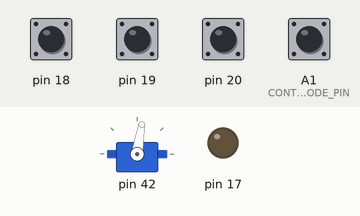
This sketch was run on a simulated Arduino Mega 2560, built with avr-gcc and run on an emulated ATmega2560. Parts: servo, output pins drawn as LEDs (lit = HIGH). The test bench sets the inputs (shaded band); at power-on: pin 18–20 HIGH, A1 (CONTROL_MODE_PIN) LOW.

Above: at 3.8 s.
3.9 s: pin 19 pulled LOW for 0.15 s
At 4.2 s:
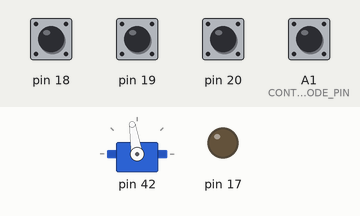
Timing chart, 0 to 6.9 s (numbered marks = the images above; inputs shaded):
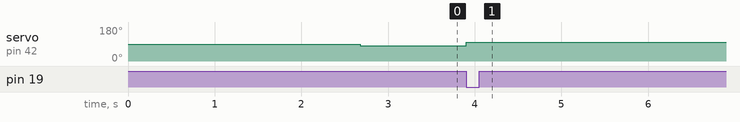

Measured:
- after the input at 3.9 s, servo on pin 42: 81° → 99° at once

The sketch:

UAV_Controller_Project.ino
```cpp
/*
 Name:		UAV_Controller_Project.ino
 Created:	8/18/2016 1:02:53 PM
 Author:	Jamie Spyker
*/

// ALL #INCLUDES GO HERE, ONLY HIGH LEVEL! Low level #includes go in respective classes as required

#include "state.h"
#include "sensors.h"
#include "logging.h"
#include "motorController.h"
#include "UAVControl.h"
#include "config.h"

State state;

Sensors sensors;
UAVControl UAVcontrol;
MotorController motorController;
Logging logging;

unsigned long main_loop_polled_time;
short logging_counter;

void setup()
{
	state.init();
	logging.init(state, 19200); //NEED THIS TO BE AN OPTIONAL ARGUMENT LATER, ALSO INCREASE BAUD RATE
	UAVcontrol.init(state);
	sensors.init(state);
	motorController.init(state);

	main_loop_polled_time = millis();
	logging_counter = 0;
}

void loop()
{

 if (millis() - main_loop_polled_time >= MAIN_LOOP_FREQUENCY)
 {
	main_loop_polled_time = millis();

	sensors.update(state);
	UAVcontrol.update(state);
	motorController.update(state);
	//logging.incrementLogNo();

	//if (logging_counter >= LOG_INTERVAL)
	//{
	logging.update(state);
  //logging.writeSerial(state);
	//	logging_counter = 0;
	//}
	//logging_counter++;


		// 16 MHz  / 1024
 }
}
```

PID.cpp
```cpp
#include "PID.h"

// Create a new sensors class
PID::PID()
{

}

// Init the PID controller
void PID::init(float new_kp, float new_ki, float new_kd,int new_setpoint, int new_output_limit_min, int new_output_limit_max)
{
	// init the setpoint
	setpoint = new_setpoint;
	kp = new_kp;
	ki = new_ki;
	kd = new_kp;
	error_sum = 0;
	error_previous = 0;
	error_difference = 0;
  output_limit_min = new_output_limit_min;
  output_limit_max = new_output_limit_max;
  error_sum_limit = (output_limit_max - output_limit_min)/ki;
}

int PID::update(int input)
{
	/* Timestep */
	time = millis();
	timestep = ((float)(time - time_previous))/(1000.0);
	time_previous = time;

	/* Compute all error variables */
	error = setpoint - input;
	error_sum += error*timestep;
	error_difference = (error - error_previous)/timestep;

  /* Limit the integral */
  if (error_sum > error_sum_limit) { error_sum = error_sum_limit; }
  else if (error_sum < -error_sum_limit) { error_sum = -error_sum_limit; }

  /* Median filter the differential error, to reduce noise amplification */
  differential_median_filter.add(error_difference);
  error_difference = differential_median_filter.getAverage();

	/* Compute each part of the PID error */
	kp_error_altitude = kp*error;
	ki_error_altitude = ki*error_sum;
	kd_error_altitude = kd*error_difference;

	/* Compute PID output_iterator */
	output = kp_error_altitude + ki_error_altitude + kd_error_altitude;

  /* Limit the output between two variables */
  if (output >= output_limit_max) { output = output_limit_max; }
  if (output <= output_limit_min) { output = output_limit_min; }

	/* Record variables for next loop */
	error_previous = error;

	return output;
}

void PID::setSetpoint(int new_setpoint)
{
	setpoint = new_setpoint;
}

void PID::setOutputLimits(int min_limit, int max_limit)
{
  output_limit_min = min_limit;
  output_limit_max = max_limit;
}

void PID::setErrorSumLimit(int new_error_sum_limit)
{
  error_sum_limit = new_error_sum_limit;
}

float PID::getErrorP()
{
  return kp_error_altitude;
}

float PID::getErrorI()
{
  return ki_error_altitude;
}

float PID::getErrorD()
{
  return kd_error_altitude;
}

void PID::resetIntegral()
{
  error_sum = 0;
}
```

PID.h
```cpp
#ifndef PID_H
#define PID_H

#include <stdint.h>
#include <Arduino.h>
#include "runningMedian.h"

#define DIFFERENTIAL_MEDIAN_DEFAULT_BUFFER 3

class PID {
	private:
		int setpoint;
		float kp;
		float ki;
		float kd;
		float input;
		float output;
    float error;
		float error_sum;
		float error_previous;
		float error_difference;
		float kp_error_altitude;
		float ki_error_altitude;
		float kd_error_altitude;
		float timestep;
		unsigned long time_previous;
		unsigned long time;
    int output_limit_min;
    int output_limit_max;
    int error_sum_limit;
    RunningMedian differential_median_filter = RunningMedian(DIFFERENTIAL_MEDIAN_DEFAULT_BUFFER);
	public:
		PID();
		void init(float new_kp, float new_ki, float new_kd,int new_setpoint=0, int new_output_limit_min=0, int new_output_limit_max=255);
		int update(int input);
		void setSetpoint(int new_setpoint);
    void setOutputLimits(int min_limit, int max_limit);
    void setErrorSumLimit(int new_error_sum_limit);
    void resetIntegral();

    float getErrorP();
    float getErrorI();
    float getErrorD();

};

#endif
```

PWMInterrupt.cpp
```cpp
#include "PWMInterrupt.h"

// Create classes for each PWM input pin
PWMInterrupt PWMRead0(0);
PWMInterrupt PWMRead1(1);
PWMInterrupt PWMRead2(2);
PWMInterrupt PWMRead3(3);
PWMInterrupt PWMRead4(4);
PWMInterrupt PWMRead5(5);
PWMInterrupt PWMRead6(6);
PWMInterrupt PWMRead7(7);

// Interrupt Functions
void PWMInterrupt0() { PWMRead0.change(); }
void PWMInterrupt1() { PWMRead1.change(); }
void PWMInterrupt2() { PWMRead2.change(); }
void PWMInterrupt3() { PWMRead3.change(); }
void PWMInterrupt4() { PWMRead4.change(); }
void PWMInterrupt5() { PWMRead5.change(); }
void PWMInterrupt6() { PWMRead6.change(); }
void PWMInterrupt7() { PWMRead7.change(); }

typedef void (*FunctionPointer) (void);

// Create a lookup table contatining all interrupt functions
FunctionPointer PWMInterruptLookup[] =
{
	PWMInterrupt0,
	PWMInterrupt1,
	PWMInterrupt2,
	PWMInterrupt3,
	PWMInterrupt4,
	PWMInterrupt5,
	PWMInterrupt6,
	PWMInterrupt7,
};

// Create a new PWM interrupt class
PWMInterrupt::PWMInterrupt(byte newInterruptIndex)
{
	interruptIndex = newInterruptIndex;
}


// Attach an interrupt to a certain pin to listen for interrupts
void PWMInterrupt::init(byte newInterruptPin)
{
	interruptPin = newInterruptPin;
	pinMode(interruptPin, INPUT_PULLUP);
	attachInterrupt(digitalPinToInterrupt(interruptPin), PWMInterruptLookup[interruptIndex], CHANGE);
}

// Interrupt function that detects when the PWM input has changed and records times.
void PWMInterrupt::change()
{
  if (digitalRead(interruptPin) == LOW)
  {
    usTimeTotal = micros() - usTimeStart;
    medianFilter.add(usTimeTotal);
  }
  else
  {
    usTimeStart = micros();
  }
}

// Returns the current width of the incoming PWM signal
int PWMInterrupt::getTime()
{
	return usTimeTotal;
}

// Returns the median of the incoming PWM signal, range of prior values used is set in #define MEDIAN_BUFFER_SIZE
int PWMInterrupt::getMedianTime()
{
   return medianFilter.getMedian();
}
```

PWMInterrupt.h
```cpp
#ifndef PWMINTERRUPT_H
#define PWMINTERRUPT_H

#include <stdint.h>
#include <Arduino.h>
#include "runningMedian.h"

#define MEDIAN_BUFFER_SIZE 1

class PWMInterrupt {
	private:
		byte interruptIndex;
		byte interruptPin;
		bool state;
		unsigned long usTimeStart;
		int usTimeTotal;
		RunningMedian medianFilter = RunningMedian(MEDIAN_BUFFER_SIZE);
    public:
		PWMInterrupt(byte newInterruptIndex);
		void init(byte newInterruptPin);
		void change();
		int getTime();
		int getMedianTime();
};

extern PWMInterrupt PWMRead0;
extern PWMInterrupt PWMRead1;
extern PWMInterrupt PWMRead2;
extern PWMInterrupt PWMRead3;
extern PWMInterrupt PWMRead4;
extern PWMInterrupt PWMRead5;
extern PWMInterrupt PWMRead6;
extern PWMInterrupt PWMRead7;

#endif
```

UAVControl.cpp
```cpp
#include "UAVControl.h"

// Create a new sensors class
UAVControl::UAVControl()
{
}

// Init all the sensors
void UAVControl::init(State& state)
{
  // Define the desired setpoint
  altitude_setpoint = ALTITUDE_DESIRED_HOVER_HEIGHT;
  // Get the ultrasonic sensor time.
  altitude_input = state.altitude_sensor;
  altitudePID.setOutputLimits(0,1000);
  altitudePID.init(ALTITUDE_KP, ALTITUDE_KI, ALTITUDE_KD, altitude_setpoint, ALTITUDE_PID_LIMIT_MIN, ALTITUDE_PID_LIMIT_MAX);

  // Wall Distance
  wall_distance_setpoint = WALL_DISTANCE_DESIRED;
  // Get initial ultrasonic distance
  wall_distance_input = (state.forward_sensor1 + state.forward_sensor2)/2;
  wall_distance_PID.setOutputLimits(-50,50);
  wall_distance_PID.init(DISTANCE_KP, DISTANCE_KI, DISTANCE_KD, wall_distance_setpoint, DISTANCE_PID_LIMIT_MIN, DISTANCE_PID_LIMIT_MAX);

  // Startup delay, sensors provide wrong values when starting up
  startup_delay = STARTUP_SENSOR_IGNORE;

}

void UAVControl::update(State& state)
{
 // Check the current control mode and update the state.
 state.control_mode = digitalRead(CONTROL_MODE_PIN);

 // Read the altitude sensor to determine current height
 altitude_input = state.altitude_sensor;

 // Read the distance sensor to determine distance from wall
 wall_distance_input = (state.forward_sensor1 + state.forward_sensor2)/2;

 // Ignore the first STARTUP_SENSOR_IGNORE sensor reads, as first reads can be inaccurate
 if (startup_delay >= 0) { altitude_input = ALTITUDE_DESIRED_HOVER_HEIGHT; startup_delay--;}

 // Set integral to 0 if in Manual Mode
 if (state.control_mode == MANUAL_CONTROL) { altitudePID.resetIntegral(); }

 // Use altitude PID to converge towards desired
 /*
 altitude_output = altitudePID.update(altitude_input);
 state.kp_error_altitude = altitudePID.getErrorP();
 state.ki_error_altitude = altitudePID.getErrorI();
 state.kd_error_altitude = altitudePID.getErrorD();

 state.throttle_control = altitude_output+PWM_LIMIT_MIN;
 if (state.throttle_control >= THROTTLE_LIMIT)
 {
   state.throttle_control = THROTTLE_LIMIT;
 }
 */

// Use distance PID to converge towards desired distance
wall_distance_output = (wall_distance_PID.update(wall_distance_input))*-1;
state.kp_error_wall_distance = wall_distance_PID.getErrorP();
state.ki_error_wall_distance = wall_distance_PID.getErrorI();
state.kd_error_wall_distance = wall_distance_PID.getErrorD();

state.pitch_control = wall_distance_output+PWM_NEUTRAL;

}
```

UAVControl.h
```cpp
#ifndef UAVCONTROL_H
#define UAVCONTROL_H

#include <stdint.h>
#include <Arduino.h>
#include "state.h"
#include "PID.h"
#include "motorController.h"
#include "config.h"

#define ALTITUDE_PID_LIMIT_MIN 0
#define ALTITUDE_PID_LIMIT_MAX 1000
#define DISTANCE_PID_LIMIT_MIN -50
#define DISTANCE_PID_LIMIT_MAX 50

class UAVControl {
  private:
    int altitude_setpoint,  altitude_input,  altitude_output;
    PID altitudePID;
    int startup_delay;
    int wall_distance_setpoint, wall_distance_input, wall_distance_output;
    PID wall_distance_PID;

  public:
	  UAVControl();
	  void init(State& state);
    void update(State& state);

};

#endif
```

UAVscheduler.cpp
```cpp
#include "UAVscheduler.h"

// Create a new sensors class
UAVscheduler::UAVscheduler()
{
}
```

UAVscheduler.h
```cpp
#ifndef UAV_SCHEDULER_H
#define UAV_SCHEDULER_H

#include <stdint.h>
#include <Arduino.h>

class UAVscheduler {
  private:

  public:
  bool loggingInterval();
  bool mainLoopFrequency();
	UAVscheduler();
};

#endif
```

logging.cpp
```cpp
#include "logging.h"

// Create a new sensors class
Logging::Logging()
{

}

// Init all the sensors
void Logging::init(State& state, int baud)
{
  logNo = 0;

  LOGGING_SERIAL_PORT.begin(baud);
  delay(2500); // DELAY TO ALLOW TO START UP
  LOGGING_SERIAL_PORT.print("Initiating logging...");

  LOGGING_SERIAL_PORT.println("Successful! Initial Values as follows:");

  LOGGING_SERIAL_PORT.print(ALTITUDE_KP);
  LOGGING_SERIAL_PORT.print(" ");
  LOGGING_SERIAL_PORT.print(ALTITUDE_KI);
  LOGGING_SERIAL_PORT.print(" ");
  LOGGING_SERIAL_PORT.print(ALTITUDE_KD);
  LOGGING_SERIAL_PORT.print(" ");
  LOGGING_SERIAL_PORT.print(THROTTLE_LIMIT);
  LOGGING_SERIAL_PORT.print(" ");
  LOGGING_SERIAL_PORT.print(ALTITUDE_PID_GAIN_RATIO);
  LOGGING_SERIAL_PORT.print(" ");
  LOGGING_SERIAL_PORT.print(ALTITUDE_DESIRED_HOVER_HEIGHT);
  LOGGING_SERIAL_PORT.println(" ");

  LOGGING_SERIAL_PORT.println("ALTITUDE_KP,ALTITUDE_KI,ALTITUDE_KD,THROTTLE_LIMIT,ALTITUDE_PID_GAIN_RATIO,ALTITUDE_HOVER_HEIGHT");
  LOGGING_SERIAL_PORT.println(" ");
  LOGGING_SERIAL_PORT.println("Beginning Control Loop...logging data in following sequence");
  LOGGING_SERIAL_PORT.println("LogNo,Timestep,ControlMode,FowardUS1,FowardUS2,AltitudeUS,ThrottleCTRL,YawCTRL,RollCTRL,PitchCTRL,StabilityModeCtrl");
  LOGGING_SERIAL_PORT.println(" ");
}

void Logging::update(State& state)
{
  logNo = logNo+1;

  miniout.NewPacket();
  miniout.Pack(2, logNo); // Increment by 1 each time (int -> 2 Bytes)
  miniout.Pack(4, millis()); // Current Timestep (Unsigned long -> 4 bytes)
  miniout.Pack(1, state.control_mode); // Control Mode (Byte -> 1 byte)
  miniout.PackFloat((float)state.forward_sensor1); // Forward sensor reading 1 (Float -> 3 bytes)
  miniout.PackFloat((float)state.forward_sensor2); // Forward sensor reading 2 (Float -> 3 bytes)
  miniout.PackFloat((float)state.altitude_sensor); // Altitude sensor reading (Float -> 3 bytes)
  miniout.Pack(2, state.throttle_control); // Throttle control signal (Short -> 2 bytes)
  miniout.Pack(2, 0); // Yaw control signal (Short -> 2 bytes)
  miniout.Pack(2, 0); // Roll control signal (Short -> 2 bytes)
  miniout.Pack(2, state.pitch_control); // Pitch control signal (Short -> 2 bytes)
  miniout.Pack(2, 0); // Stability mode control signal (Short -> 2 bytes)
  miniout.PackFloat(state.kp_error_wall_distance); // Kp Error  (Float -> 3 bytes)
  miniout.PackFloat(state.ki_error_wall_distance); // Ki Error (Float -> 3 bytes)
  miniout.PackFloat(state.kd_error_wall_distance); // Kd Error (Float -> 3 bytes)
  LOGGING_SERIAL_PORT.write(miniout.EndPacket());
}


void Logging::writeSerial(State& state)
{
  LOGGING_SERIAL_PORT.print(logNo); // Increment by 1 each time (int -> 2 Bytes)
  LOGGING_SERIAL_PORT.print(" "); // (1 byte)
  LOGGING_SERIAL_PORT.print(millis()); // Current Timestep (Unsigned long -> 4 bytes)
  LOGGING_SERIAL_PORT.print(" "); // (1 byte)
  LOGGING_SERIAL_PORT.print(state.control_mode); // Control Mode (Byte -> 1 byte)
  LOGGING_SERIAL_PORT.print(" "); // (1 byte)
  LOGGING_SERIAL_PORT.print(state.forward_sensor1);
  LOGGING_SERIAL_PORT.print(" "); // (1 byte)
  LOGGING_SERIAL_PORT.print(state.forward_sensor2);
  LOGGING_SERIAL_PORT.print(" "); // (1 byte)
  LOGGING_SERIAL_PORT.print(state.altitude_sensor);
  LOGGING_SERIAL_PORT.print(" "); // (1 byte)
  LOGGING_SERIAL_PORT.print(state.throttle_control); // Throttle control signal (Short -> 2 bytes)
  LOGGING_SERIAL_PORT.print(" "); // (1 byte)
  LOGGING_SERIAL_PORT.print(0); // Yaw control signal (Short -> 2 bytes)
  LOGGING_SERIAL_PORT.print(" "); // (1 byte)
  LOGGING_SERIAL_PORT.print(0); // Roll control signal (Short -> 2 bytes)
  LOGGING_SERIAL_PORT.print(" "); // (1 byte)
  LOGGING_SERIAL_PORT.print(state.pitch_control); // Pitch control signal (Short -> 2 bytes)
  LOGGING_SERIAL_PORT.print(" "); // (1 byte)
  LOGGING_SERIAL_PORT.print(0); // Stability mode control signal (Short -> 2 bytes)
  LOGGING_SERIAL_PORT.print(" "); // (1 byte)
  LOGGING_SERIAL_PORT.print(state.kp_error_wall_distance); // Kp Error  (Float -> 4 bytes)
  LOGGING_SERIAL_PORT.print(" "); // (1 byte)
  LOGGING_SERIAL_PORT.print(state.ki_error_wall_distance); // Ki Error (Float -> 4 bytes)
  LOGGING_SERIAL_PORT.print(" "); // (1 byte)
  LOGGING_SERIAL_PORT.println(state.kd_error_wall_distance); // Kd Error (Float -> 4 bytes)
}

void Logging::incrementLogNo()
{
	logNo++;
}
```

logging.h
```cpp
#ifndef LOGGING_H
#define LOGGING_H

#include <stdint.h>
#include <Arduino.h>
#include "state.h"
#include "minipack.h"

#define DEFAULT_BAUD_RATE 9600

class Logging {
	private:
	int logNo;
    MinipackOutput miniout;
    void sendPackedByte(int byte_no, int c);
  public:
	Logging();
	void init(State& state, int baud=DEFAULT_BAUD_RATE);
    void update(State& state);
    void writeSerial(State& state);
	void incrementLogNo();
};

#endif
```

minipack.h
```cpp
#pragma once


#include "Arduino.h"


const unsigned int MINIPACKET_MAX_PACKET_LENGTH = 50;

const byte MINIPACK_MESSAGE_START = '(';
const byte MINIPACK_MESSAGE_END = ')';

const byte MINIPACK_MESSAGE_ZERO = '0';
const byte MINIPACK_MESSAGE_BASE = 64;
const byte MINIPACK_CHAR_BITS = 6;

const byte MINIPACK_MAX_CHARS_PER_PACK = 5;


const byte MINIPACK_FLOAT_CHARS = 3;
const byte MINIPACK_FLOAT_SCALAR_BITS = 3;
const byte MINIPACK_FLOAT_SIGN_BITS = 1;
const byte MINIPACK_FLOAT_MANTISSA_BITS = (MINIPACK_CHAR_BITS * MINIPACK_FLOAT_CHARS) - MINIPACK_FLOAT_SCALAR_BITS - MINIPACK_FLOAT_SIGN_BITS;

const unsigned int MINIPACK_FLOAT_MAX_MANTISSA = (1 << MINIPACK_FLOAT_MANTISSA_BITS) - 1;
const unsigned int MINIPACK_FLOAT_MAX_SCALAR = (1 << MINIPACK_FLOAT_SCALAR_BITS)-1;

const float MINIPACK_FLOAT_SCALAR_TABLE[MINIPACK_FLOAT_MAX_SCALAR+1] = {
  0.1,
  1,
  10,
  100,
  1000,
  10000,
  100000,
  1000000,
};


class MinipackInput {
public:
  MinipackInput();

  // if a packet is complete: returns the number of chars in the packet
  byte Give(char ch);

  uint32_t Unpack(byte char_count);
  int32_t UnpackSigned(byte char_count);
  float UnpackFloat();
  bool UnpackError();

private:

  byte Chr2Bits(char ch);

  bool error; // flag for a read error
  bool started; // flag for if a packet start was detected
  byte index; // the index of _in_packet being written to
  char packet[MINIPACKET_MAX_PACKET_LENGTH]; // Storage for the read packet
};


class MinipackOutput {
public:
  MinipackOutput();

  void NewPacket();
  void Pack(byte char_count, uint32_t num);
  void PackSigned(byte char_count, int32_t num);
  void PackFloat(float num);
  char* EndPacket();

private:

  char Bits2Chr(byte bits);

  byte index; // the index of _in_packet being written to
  char packet[MINIPACKET_MAX_PACKET_LENGTH]; // Storage for the read packet
};
```

motorController.h
```cpp
#ifndef MOTORCONTROLLER_H
#define MOTORCONTROLLER_H

#include <stdint.h>
#include <Arduino.h>
#include "state.h"
#include <Servo.h>
#include "config.h"

#define PWM_LIMIT_MIN 1000
#define PWM_LIMIT_MAX 2000
#define PWM_NEUTRAL 1500

class MotorController {
	private:
	  Servo UAV_stable_mode;
    Servo UAV_yaw;
    Servo UAV_throttle;
    Servo UAV_roll;
    Servo UAV_pitch;
  public:
	  MotorController();
	  void init(State& state);
    void update(State& state);
};

#endif
```

sensors.h
```cpp
#ifndef SENSORS_H
#define SENSORS_H

#include <stdint.h>
#include <Arduino.h>
#include "state.h"
#include "PWMInterrupt.h"

class Sensors {
	private:

    public:
	  Sensors();
	  void init(State& state);
    void update(State& state);
};

#endif
```

Source omitted: minipack.cpp (3516 bytes), motorController.cpp (1802 bytes), runningMedian.cpp (4378 bytes), runningMedian.h (2521 bytes), sensors.cpp (723 bytes), state.cpp (789 bytes), state.h (767 bytes), config.h (1884 bytes)
